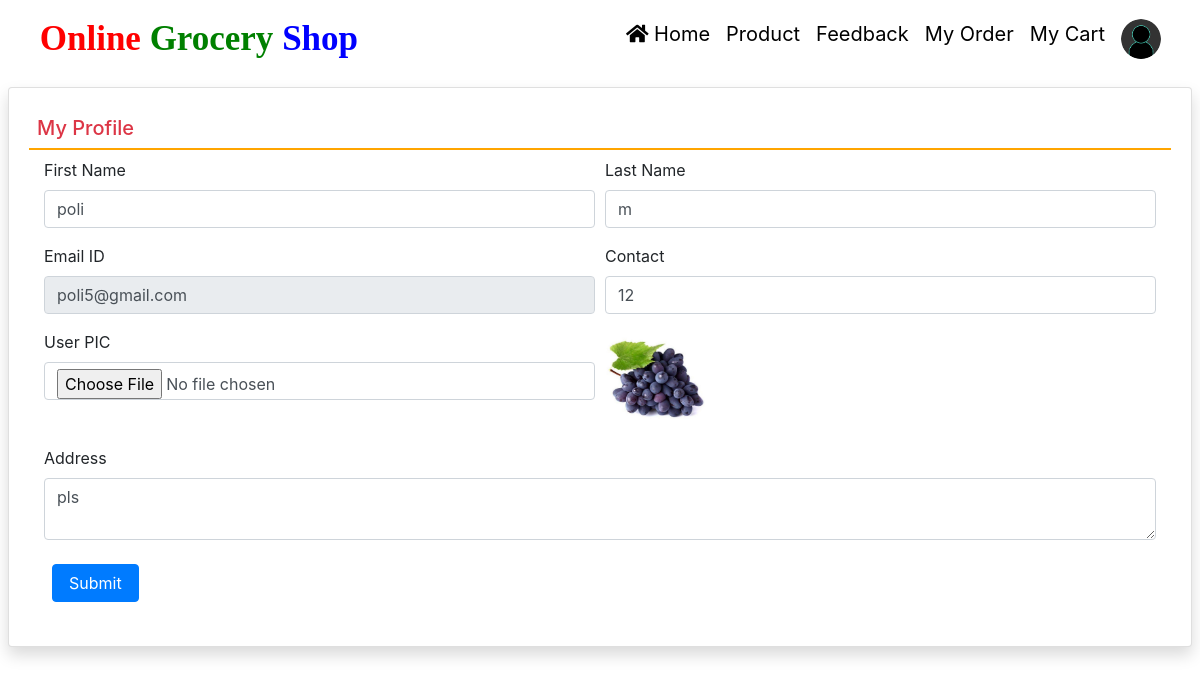
The page /profile/ (signed in) on the database its author committed.
### groceryapp/models.py (models this page shows, shortened)
class UserProfile(models.Model):
    user = models.ForeignKey (User, on_delete=models.CASCADE, null=True, blank=True)
    mobile = models.CharField(max_length=100, null=True, blank=True)
    address = models.TextField(null=True, blank=True)
    image = models.FileField(null=True, blank=True)

### groceryapp/views.py (the view, shortened to what this page needs)
# urls.py: path('profile/', profile, name="profile"),
def profile(request):
    if not request.user.is_authenticated:
        return redirect('userlogin')
    user = User.objects.get(id=request.user.id)
    data = UserProfile.objects.get(user=user)
    return render(request, 'profile.html', locals())

### groceryapp/templates/profile.html (shortened to what this page needs)
{% load static %}
<html>
<head>
</head>
<body>
{% include 'navigation.html' %}
<div class="card shadow m-2">
    <div class="card-body">
        <h5 class="p-2 text-danger" style="border-bottom: 2px solid orange;">My Profile</h5>
        <div class="container-fluid">
            <form method="POST" action="" enctype="multipart/form-data">
                <div class="form-row">
                    <div class="col-sm-6">
                        <div class="form-group">
                            <label>First Name</label>
                            <input type="text" name="fname" placeholder="Enter First Name"  class="form-control"  pattern="[A-Za-z]+" value="{{data.user.first_name}}">
                        </div>
                    </div>
                    <div class="col-sm-6">
                        <div class="form-group">
                            <label>Last Name</label>
                            <input type="text" name="lname" placeholder="Enter Last Name"  class="form-control" pattern="[A-Za-z]+" value="{{data.user.last_name}}">
                        </div>
                    </div>
                    <div class="col-sm-6">
                        <div class="form-group">
                            <label>Email ID</label>
                            <input type="email" name="email" readonly placeholder="Email Address" required class="form-control" value="{{data.user.username}}">
                        </div>
                    </div>
                    <div class="col-sm-6">
                        <div class="form-group">
                            <label>Contact</label>
                            <input type="text" name="mobile" placeholder="Contact Number" required class="form-control" value="{{data.mobile}}">
                        </div>
                    </div>
                    <div class="col-sm-6">
                        <div class="form-group">
                            <label>User PIC</label>
                            <input type="file" name="image" class="form-control">
                        </div>
                    </div>
                    <div class="col-sm-6">
                        <div class="form-group">
                            <img src = "{{data.image.url}}" width="100" height="100">
                        </div>
                    </div>
                    <div class="col-sm-12">
                        <div class="form-group">
                            <label>Address</label>
                            <textarea name="address" class="form-control" placeholder="Full Address">{{data.address}}</textarea>
                        </div>
                    </div>
                </div>
                <input type="submit" value="Submit" class="m-2 px-3 btn btn-primary">
            </form>
        </div>
    </div>
</div>

### groceryapp/static/css/mystyle.css (style rules this page uses)
html { scroll-behavior:smooth; }

### rows shown on the page
UserProfile: fname "poli", lname "m", email "poli5@gmail.com", mobile "12", image (picture), address "pls"
